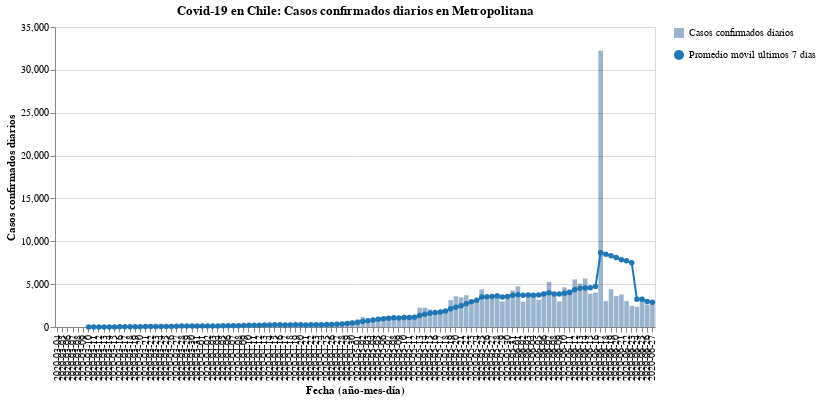

Notebook source saved alongside this figure:
### Code cell
#hide_input
bars, line = my_cases_plot(region)
(bars + line).properties(
    title=f'Covid-19 en Chile: Casos confirmados diarios en {region}',
    width=600
)

### Figure 1 — Vega-Lite specification as saved in the notebook (floating-point values rounded to 4 significant figures)
{"config": {"view": {"continuousWidth": 400, "continuousHeight": 300}}, "layer": [{"mark": {"type": "bar", "opacity": 0.7}, "encoding": {"opacity": {"type": "nominal", "field": "Casos confirmados diarios", "legend": {"title": ""}}, "tooltip": [{"type": "nominal", "field": "Fecha"}, {"type": "quantitative", "field": "Casos confirmados"}], "x": {"type": "nominal", "axis": {"title": "Fecha (año-mes-día)"}, "field": "Fecha"}, "y": {"type": "quantitative", "axis": {"title": "Casos confirmados diarios"}, "field": "Casos confirmados"}}}, {"mark": {"type": "line", "color": "#1f77b4", "point": {"filled": true, "fill": "#1f77b4"}}, "encoding": {"shape": {"type": "nominal", "field": "Promedio móvil últimos 7 días", "legend": {"title": ""}}, "x": {"type": "nominal", "axis": {"title": "Fecha (año-mes-día)"}, "field": "Fecha"}, "y": {"type": "quantitative", "field": "Rolling"}}}], "data": {"name": "data-95640bb215e5f100adac44a4ade08090"}, "title": "Covid-19 en Chile: Casos confirmados diarios en Metropolitana", "width": 600, "$schema": "https://vega.github.io/schema/vega-lite/v4.8.1.json", "datasets": {"data-95640bb215e5f100adac44a4ade08090": [{"Fecha": "2020-03-04", "Casos confirmados": 1, "Rolling": null, "Casos confirmados diarios": "Casos confirmados diarios", "Promedio móvil últimos 7 días": "Promedio móvil últimos 7 días"}, {"Fecha": "2020-03-05", "Casos confirmados": 1, "Rolling": null, "Casos confirmados diarios": "Casos confirmados diarios", "Promedio móvil últimos 7 días": "Promedio móvil últimos 7 días"}, {"Fecha": "2020-03-06", "Casos confirmados": 1, "Rolling": null, "Casos confirmados diarios": "Casos confirmados diarios", "Promedio móvil últimos 7 días": "Promedio móvil últimos 7 días"}, {"Fecha": "2020-03-07", "Casos confirmados": 1, "Rolling": null, "Casos confirmados diarios": "Casos confirmados diarios", "Promedio móvil últimos 7 días": "Promedio móvil últimos 7 días"}, {"Fecha": "2020-03-08", "Casos confirmados": 2, "Rolling": null, "Casos confirmados diarios": "Casos confirmados diarios", "Promedio móvil últimos 7 días": "Promedio móvil últimos 7 días"}, {"Fecha": "2020-03-09", "Casos confirmados": 3, "Rolling": null, "Casos confirmados diarios": "Casos confirmados diarios", "Promedio móvil últimos 7 días": "Promedio móvil últimos 7 días"}, {"Fecha": "2020-03-10", "Casos confirmados": 1, "Rolling": 1.429, "Casos confirmados diarios": "Casos confirmados diarios", "Promedio móvil últimos 7 días": "Promedio móvil últimos 7 días"}, {"Fecha": "2020-03-11", "Casos confirmados": 4, "Rolling": 1.857, "Casos confirmados diarios": "Casos confirmados diarios", "Promedio móvil últimos 7 días": "Promedio móvil últimos 7 días"}, {"Fecha": "2020-03-12", "Casos confirmados": 9, "Rolling": 3.0, "Casos confirmados diarios": "Casos confirmados diarios", "Promedio móvil últimos 7 días": "Promedio móvil últimos 7 días"}, {"Fecha": "2020-03-13", "Casos confirmados": 6, "Rolling": 3.714, "Casos confirmados diarios": "Casos confirmados diarios", "Promedio móvil últimos 7 días": "Promedio móvil últimos 7 días"}, {"Fecha": "2020-03-14", "Casos confirmados": 11, "Rolling": 5.143, "Casos confirmados diarios": "Casos confirmados diarios", "Promedio móvil últimos 7 días": "Promedio móvil últimos 7 días"}, {"Fecha": "2020-03-15", "Casos confirmados": 14, "Rolling": 6.857, "Casos confirmados diarios": "Casos confirmados diarios", "Promedio móvil últimos 7 días": "Promedio móvil últimos 7 días"}, {"Fecha": "2020-03-16", "Casos confirmados": 69, "Rolling": 16.29, "Casos confirmados diarios": "Casos confirmados diarios", "Promedio móvil últimos 7 días": "Promedio móvil últimos 7 días"}, {"Fecha": "2020-03-17", "Casos confirmados": 29, "Rolling": 20.29, "Casos confirmados diarios": "Casos confirmados diarios", "Promedio móvil últimos 7 días": "Promedio móvil últimos 7 días"}, {"Fecha": "2020-03-18", "Casos confirmados": 22, "Rolling": 22.86, "Casos confirmados diarios": "Casos confirmados diarios", "Promedio móvil últimos 7 días": "Promedio móvil últimos 7 días"}, {"Fecha": "2020-03-19", "Casos confirmados": 73, "Rolling": 32.0, "Casos confirmados diarios": "Casos confirmados diarios", "Promedio móvil últimos 7 días": "Promedio móvil últimos 7 días"}, {"Fecha": "2020-03-20", "Casos confirmados": 57, "Rolling": 39.29, "Casos confirmados diarios": "Casos confirmados diarios", "Promedio móvil últimos 7 días": "Promedio móvil últimos 7 días"}, {"Fecha": "2020-03-21", "Casos confirmados": 55, "Rolling": 45.57, "Casos confirmados diarios": "Casos confirmados diarios", "Promedio móvil últimos 7 días": "Promedio móvil últimos 7 días"}, {"Fecha": "2020-03-22", "Casos confirmados": 50, "Rolling": 50.71, "Casos confirmados diarios": "Casos confirmados diarios", "Promedio móvil últimos 7 días": "Promedio móvil últimos 7 días"}, {"Fecha": "2020-03-23", "Casos confirmados": 50, "Rolling": 48.0, "Casos confirmados diarios": "Casos confirmados diarios", "Promedio móvil últimos 7 días": "Promedio móvil últimos 7 días"}, {"Fecha": "2020-03-24", "Casos confirmados": 81, "Rolling": 55.43, "Casos confirmados diarios": "Casos confirmados diarios", "Promedio móvil últimos 7 días": "Promedio móvil últimos 7 días"}, {"Fecha": "2020-03-25", "Casos confirmados": 142, "Rolling": 72.57, "Casos confirmados diarios": "Casos confirmados diarios", "Promedio móvil últimos 7 días": "Promedio móvil últimos 7 días"}, {"Fecha": "2020-03-26", "Casos confirmados": 64, "Rolling": 71.29, "Casos confirmados diarios": "Casos confirmados diarios", "Promedio móvil últimos 7 días": "Promedio móvil últimos 7 días"}, {"Fecha": "2020-03-27", "Casos confirmados": 192, "Rolling": 90.57, "Casos confirmados diarios": "Casos confirmados diarios", "Promedio móvil últimos 7 días": "Promedio móvil últimos 7 días"}, {"Fecha": "2020-03-28", "Casos confirmados": 146, "Rolling": 103.6, "Casos confirmados diarios": "Casos confirmados diarios", "Promedio móvil últimos 7 días": "Promedio móvil últimos 7 días"}, {"Fecha": "2020-03-29", "Casos confirmados": 83, "Rolling": 108.3, "Casos confirmados diarios": "Casos confirmados diarios", "Promedio móvil últimos 7 días": "Promedio móvil últimos 7 días"}, {"Fecha": "2020-03-30", "Casos confirmados": 128, "Rolling": 119.4, "Casos confirmados diarios": "Casos confirmados diarios", "Promedio móvil últimos 7 días": "Promedio móvil últimos 7 días"}, {"Fecha": "2020-03-31", "Casos confirmados": 125, "Rolling": 125.7, "Casos confirmados diarios": "Casos confirmados diarios", "Promedio móvil últimos 7 días": "Promedio móvil últimos 7 días"}, {"Fecha": "2020-04-01", "Casos confirmados": 101, "Rolling": 119.9, "Casos confirmados diarios": "Casos confirmados diarios", "Promedio móvil últimos 7 días": "Promedio móvil últimos 7 días"}, {"Fecha": "2020-04-02", "Casos confirmados": 115, "Rolling": 127.1, "Casos confirmados diarios": "Casos confirmados diarios", "Promedio móvil últimos 7 días": "Promedio móvil últimos 7 días"}, {"Fecha": "2020-04-03", "Casos confirmados": 106, "Rolling": 114.9, "Casos confirmados diarios": "Casos confirmados diarios", "Promedio móvil últimos 7 días": "Promedio móvil últimos 7 días"}, {"Fecha": "2020-04-04", "Casos confirmados": 215, "Rolling": 124.7, "Casos confirmados diarios": "Casos confirmados diarios", "Promedio móvil últimos 7 días": "Promedio móvil últimos 7 días"}, {"Fecha": "2020-04-05", "Casos confirmados": 145, "Rolling": 133.6, "Casos confirmados diarios": "Casos confirmados diarios", "Promedio móvil últimos 7 días": "Promedio móvil últimos 7 días"}, {"Fecha": "2020-04-06", "Casos confirmados": 142, "Rolling": 135.6, "Casos confirmados diarios": "Casos confirmados diarios", "Promedio móvil últimos 7 días": "Promedio móvil últimos 7 días"}, {"Fecha": "2020-04-07", "Casos confirmados": 106, "Rolling": 132.9, "Casos confirmados diarios": "Casos confirmados diarios", "Promedio móvil últimos 7 días": "Promedio móvil últimos 7 días"}, {"Fecha": "2020-04-08", "Casos confirmados": 198, "Rolling": 146.7, "Casos confirmados diarios": "Casos confirmados diarios", "Promedio móvil últimos 7 días": "Promedio móvil últimos 7 días"}, {"Fecha": "2020-04-09", "Casos confirmados": 284, "Rolling": 170.9, "Casos confirmados diarios": "Casos confirmados diarios", "Promedio móvil últimos 7 días": "Promedio móvil últimos 7 días"}, {"Fecha": "2020-04-10", "Casos confirmados": 361, "Rolling": 207.3, "Casos confirmados diarios": "Casos confirmados diarios", "Promedio móvil últimos 7 días": "Promedio móvil últimos 7 días"}, {"Fecha": "2020-04-11", "Casos confirmados": 255, "Rolling": 213.0, "Casos confirmados diarios": "Casos confirmados diarios", "Promedio móvil últimos 7 días": "Promedio móvil últimos 7 días"}, {"Fecha": "2020-04-12", "Casos confirmados": 151, "Rolling": 213.9, "Casos confirmados diarios": "Casos confirmados diarios", "Promedio móvil últimos 7 días": "Promedio móvil últimos 7 días"}, {"Fecha": "2020-04-13", "Casos confirmados": 204, "Rolling": 222.7, "Casos confirmados diarios": "Casos confirmados diarios", "Promedio móvil últimos 7 días": "Promedio móvil últimos 7 días"}, {"Fecha": "2020-04-14", "Casos confirmados": 283, "Rolling": 248.0, "Casos confirmados diarios": "Casos confirmados diarios", "Promedio móvil últimos 7 días": "Promedio móvil últimos 7 días"}, {"Fecha": "2020-04-15", "Casos confirmados": 248, "Rolling": 255.1, "Casos confirmados diarios": "Casos confirmados diarios", "Promedio móvil últimos 7 días": "Promedio móvil últimos 7 días"}, {"Fecha": "2020-04-16", "Casos confirmados": 348, "Rolling": 264.3, "Casos confirmados diarios": "Casos confirmados diarios", "Promedio móvil últimos 7 días": "Promedio móvil últimos 7 días"}, {"Fecha": "2020-04-17", "Casos confirmados": 233, "Rolling": 246.0, "Casos confirmados diarios": "Casos confirmados diarios", "Promedio móvil últimos 7 días": "Promedio móvil últimos 7 días"}, {"Fecha": "2020-04-18", "Casos confirmados": 277, "Rolling": 249.1, "Casos confirmados diarios": "Casos confirmados diarios", "Promedio móvil últimos 7 días": "Promedio móvil últimos 7 días"}, {"Fecha": "2020-04-19", "Casos confirmados": 189, "Rolling": 254.6, "Casos confirmados diarios": "Casos confirmados diarios", "Promedio móvil últimos 7 días": "Promedio móvil últimos 7 días"}, {"Fecha": "2020-04-20", "Casos confirmados": 262, "Rolling": 262.9, "Casos confirmados diarios": "Casos confirmados diarios", "Promedio móvil últimos 7 días": "Promedio móvil últimos 7 días"}, {"Fecha": "2020-04-21", "Casos confirmados": 145, "Rolling": 243.1, "Casos confirmados diarios": "Casos confirmados diarios", "Promedio móvil últimos 7 días": "Promedio móvil últimos 7 días"}, {"Fecha": "2020-04-22", "Casos confirmados": 295, "Rolling": 249.9, "Casos confirmados diarios": "Casos confirmados diarios", "Promedio móvil últimos 7 días": "Promedio móvil últimos 7 días"}, {"Fecha": "2020-04-23", "Casos confirmados": 351, "Rolling": 250.3, "Casos confirmados diarios": "Casos confirmados diarios", "Promedio móvil últimos 7 días": "Promedio móvil últimos 7 días"}, {"Fecha": "2020-04-24", "Casos confirmados": 327, "Rolling": 263.7, "Casos confirmados diarios": "Casos confirmados diarios", "Promedio móvil últimos 7 días": "Promedio móvil últimos 7 días"}, {"Fecha": "2020-04-25", "Casos confirmados": 404, "Rolling": 281.9, "Casos confirmados diarios": "Casos confirmados diarios", "Promedio móvil últimos 7 días": "Promedio móvil últimos 7 días"}, {"Fecha": "2020-04-26", "Casos confirmados": 331, "Rolling": 302.1, "Casos confirmados diarios": "Casos confirmados diarios", "Promedio móvil últimos 7 días": "Promedio móvil últimos 7 días"}, {"Fecha": "2020-04-27", "Casos confirmados": 362, "Rolling": 316.4, "Casos confirmados diarios": "Casos confirmados diarios", "Promedio móvil últimos 7 días": "Promedio móvil últimos 7 días"}, {"Fecha": "2020-04-28", "Casos confirmados": 442, "Rolling": 358.9, "Casos confirmados diarios": "Casos confirmados diarios", "Promedio móvil últimos 7 días": "Promedio móvil últimos 7 días"}, {"Fecha": "2020-04-29", "Casos confirmados": 589, "Rolling": 400.9, "Casos confirmados diarios": "Casos confirmados diarios", "Promedio móvil últimos 7 días": "Promedio móvil últimos 7 días"}, {"Fecha": "2020-04-30", "Casos confirmados": 736, "Rolling": 455.9, "Casos confirmados diarios": "Casos confirmados diarios", "Promedio móvil últimos 7 días": "Promedio móvil últimos 7 días"}, {"Fecha": "2020-05-01", "Casos confirmados": 891, "Rolling": 536.4, "Casos confirmados diarios": "Casos confirmados diarios", "Promedio móvil últimos 7 días": "Promedio móvil últimos 7 días"}, {"Fecha": "2020-05-02", "Casos confirmados": 1145, "Rolling": 642.3, "Casos confirmados diarios": "Casos confirmados diarios", "Promedio móvil últimos 7 días": "Promedio móvil últimos 7 días"}, {"Fecha": "2020-05-03", "Casos confirmados": 995, "Rolling": 737.1, "Casos confirmados diarios": "Casos confirmados diarios", "Promedio móvil últimos 7 días": "Promedio móvil últimos 7 días"}, {"Fecha": "2020-05-04", "Casos confirmados": 872, "Rolling": 810.0, "Casos confirmados diarios": "Casos confirmados diarios", "Promedio móvil últimos 7 días": "Promedio móvil últimos 7 días"}, {"Fecha": "2020-05-05", "Casos confirmados": 1179, "Rolling": 915.3, "Casos confirmados diarios": "Casos confirmados diarios", "Promedio móvil últimos 7 días": "Promedio móvil últimos 7 días"}, {"Fecha": "2020-05-06", "Casos confirmados": 875, "Rolling": 956.1, "Casos confirmados diarios": "Casos confirmados diarios", "Promedio móvil últimos 7 días": "Promedio móvil últimos 7 días"}, {"Fecha": "2020-05-07", "Casos confirmados": 1246, "Rolling": 1029.0, "Casos confirmados diarios": "Casos confirmados diarios", "Promedio móvil últimos 7 días": "Promedio móvil últimos 7 días"}, {"Fecha": "2020-05-08", "Casos confirmados": 1151, "Rolling": 1066.0, "Casos confirmados diarios": "Casos confirmados diarios", "Promedio móvil últimos 7 días": "Promedio móvil últimos 7 días"}, {"Fecha": "2020-05-09", "Casos confirmados": 978, "Rolling": 1042.0, "Casos confirmados diarios": "Casos confirmados diarios", "Promedio móvil últimos 7 días": "Promedio móvil últimos 7 días"}, {"Fecha": "2020-05-10", "Casos confirmados": 1396, "Rolling": 1100.0, "Casos confirmados diarios": "Casos confirmados diarios", "Promedio móvil últimos 7 días": "Promedio móvil últimos 7 días"}, {"Fecha": "2020-05-11", "Casos confirmados": 964, "Rolling": 1113.0, "Casos confirmados diarios": "Casos confirmados diarios", "Promedio móvil últimos 7 días": "Promedio móvil últimos 7 días"}, {"Fecha": "2020-05-12", "Casos confirmados": 1392, "Rolling": 1143.0, "Casos confirmados diarios": "Casos confirmados diarios", "Promedio móvil últimos 7 días": "Promedio móvil últimos 7 días"}, {"Fecha": "2020-05-13", "Casos confirmados": 2256, "Rolling": 1340.0, "Casos confirmados diarios": "Casos confirmados diarios", "Promedio móvil últimos 7 días": "Promedio móvil últimos 7 días"}, {"Fecha": "2020-05-14", "Casos confirmados": 2251, "Rolling": 1484.0, "Casos confirmados diarios": "Casos confirmados diarios", "Promedio móvil últimos 7 días": "Promedio móvil últimos 7 días"}, {"Fecha": "2020-05-15", "Casos confirmados": 2060, "Rolling": 1614.0, "Casos confirmados diarios": "Casos confirmados diarios", "Promedio móvil últimos 7 días": "Promedio móvil últimos 7 días"}, {"Fecha": "2020-05-16", "Casos confirmados": 1518, "Rolling": 1691.0, "Casos confirmados diarios": "Casos confirmados diarios", "Promedio móvil últimos 7 días": "Promedio móvil últimos 7 días"}, {"Fecha": "2020-05-17", "Casos confirmados": 1890, "Rolling": 1762.0, "Casos confirmados diarios": "Casos confirmados diarios", "Promedio móvil últimos 7 días": "Promedio móvil últimos 7 días"}, {"Fecha": "2020-05-18", "Casos confirmados": 1767, "Rolling": 1876.0, "Casos confirmados diarios": "Casos confirmados diarios", "Promedio móvil últimos 7 días": "Promedio móvil últimos 7 días"}, {"Fecha": "2020-05-19", "Casos confirmados": 3140, "Rolling": 2126.0, "Casos confirmados diarios": "Casos confirmados diarios", "Promedio móvil últimos 7 días": "Promedio móvil últimos 7 días"}, {"Fecha": "2020-05-20", "Casos confirmados": 3588, "Rolling": 2316.0, "Casos confirmados diarios": "Casos confirmados diarios", "Promedio móvil últimos 7 días": "Promedio móvil últimos 7 días"}, {"Fecha": "2020-05-21", "Casos confirmados": 3462, "Rolling": 2489.0, "Casos confirmados diarios": "Casos confirmados diarios", "Promedio móvil últimos 7 días": "Promedio móvil últimos 7 días"}, {"Fecha": "2020-05-22", "Casos confirmados": 3709, "Rolling": 2725.0, "Casos confirmados diarios": "Casos confirmados diarios", "Promedio móvil últimos 7 días": "Promedio móvil últimos 7 días"}, {"Fecha": "2020-05-23", "Casos confirmados": 3049, "Rolling": 2944.0, "Casos confirmados diarios": "Casos confirmados diarios", "Promedio móvil últimos 7 días": "Promedio móvil últimos 7 días"}, {"Fecha": "2020-05-24", "Casos confirmados": 3145, "Rolling": 3123.0, "Casos confirmados diarios": "Casos confirmados diarios", "Promedio móvil últimos 7 días": "Promedio móvil últimos 7 días"}, {"Fecha": "2020-05-25", "Casos confirmados": 4386, "Rolling": 3497.0, "Casos confirmados diarios": "Casos confirmados diarios", "Promedio móvil últimos 7 días": "Promedio móvil últimos 7 días"}, {"Fecha": "2020-05-26", "Casos confirmados": 3355, "Rolling": 3528.0, "Casos confirmados diarios": "Casos confirmados diarios", "Promedio móvil últimos 7 días": "Promedio móvil últimos 7 días"}, {"Fecha": "2020-05-27", "Casos confirmados": 3726, "Rolling": 3547.0, "Casos confirmados diarios": "Casos confirmados diarios", "Promedio móvil últimos 7 días": "Promedio móvil últimos 7 días"}, {"Fecha": "2020-05-28", "Casos confirmados": 3904, "Rolling": 3611.0, "Casos confirmados diarios": "Casos confirmados diarios", "Promedio móvil últimos 7 días": "Promedio móvil últimos 7 días"}, {"Fecha": "2020-05-29", "Casos confirmados": 2995, "Rolling": 3509.0, "Casos confirmados diarios": "Casos confirmados diarios", "Promedio móvil últimos 7 días": "Promedio móvil últimos 7 días"}, {"Fecha": "2020-05-30", "Casos confirmados": 3341, "Rolling": 3550.0, "Casos confirmados diarios": "Casos confirmados diarios", "Promedio móvil últimos 7 días": "Promedio móvil últimos 7 días"}, {"Fecha": "2020-05-31", "Casos confirmados": 4253, "Rolling": 3709.0, "Casos confirmados diarios": "Casos confirmados diarios", "Promedio móvil últimos 7 días": "Promedio móvil últimos 7 días"}, {"Fecha": "2020-06-01", "Casos confirmados": 4735, "Rolling": 3758.0, "Casos confirmados diarios": "Casos confirmados diarios", "Promedio móvil últimos 7 días": "Promedio móvil últimos 7 días"}, {"Fecha": "2020-06-02", "Casos confirmados": 2955, "Rolling": 3701.0, "Casos confirmados diarios": "Casos confirmados diarios", "Promedio móvil últimos 7 días": "Promedio móvil últimos 7 días"}, {"Fecha": "2020-06-03", "Casos confirmados": 3997, "Rolling": 3740.0, "Casos confirmados diarios": "Casos confirmados diarios", "Promedio móvil últimos 7 días": "Promedio móvil últimos 7 días"}, {"Fecha": "2020-06-04", "Casos confirmados": 3699, "Rolling": 3711.0, "Casos confirmados diarios": "Casos confirmados diarios", "Promedio móvil últimos 7 días": "Promedio móvil últimos 7 días"}, {"Fecha": "2020-06-05", "Casos confirmados": 3176, "Rolling": 3737.0, "Casos confirmados diarios": "Casos confirmados diarios", "Promedio móvil últimos 7 días": "Promedio móvil últimos 7 días"}, {"Fecha": "2020-06-06", "Casos confirmados": 4128, "Rolling": 3849.0, "Casos confirmados diarios": "Casos confirmados diarios", "Promedio móvil últimos 7 días": "Promedio móvil últimos 7 días"}, {"Fecha": "2020-06-07", "Casos confirmados": 5268, "Rolling": 3994.0, "Casos confirmados diarios": "Casos confirmados diarios", "Promedio móvil últimos 7 días": "Promedio móvil últimos 7 días"}, {"Fecha": "2020-06-08", "Casos confirmados": 3674, "Rolling": 3842.0, "Casos confirmados diarios": "Casos confirmados diarios", "Promedio móvil últimos 7 días": "Promedio móvil últimos 7 días"}, {"Fecha": "2020-06-09", "Casos confirmados": 2990, "Rolling": 3847.0, "Casos confirmados diarios": "Casos confirmados diarios", "Promedio móvil últimos 7 días": "Promedio móvil últimos 7 días"}, {"Fecha": "2020-06-10", "Casos confirmados": 4620, "Rolling": 3936.0, "Casos confirmados diarios": "Casos confirmados diarios", "Promedio móvil últimos 7 días": "Promedio móvil últimos 7 días"}, {"Fecha": "2020-06-11", "Casos confirmados": 4389, "Rolling": 4035.0, "Casos confirmados diarios": "Casos confirmados diarios", "Promedio móvil últimos 7 días": "Promedio móvil últimos 7 días"}, {"Fecha": "2020-06-12", "Casos confirmados": 5559, "Rolling": 4375.0, "Casos confirmados diarios": "Casos confirmados diarios", "Promedio móvil últimos 7 días": "Promedio móvil últimos 7 días"}, {"Fecha": "2020-06-13", "Casos confirmados": 5057, "Rolling": 4508.0, "Casos confirmados diarios": "Casos confirmados diarios", "Promedio móvil últimos 7 días": "Promedio móvil últimos 7 días"}, {"Fecha": "2020-06-14", "Casos confirmados": 5647, "Rolling": 4562.0, "Casos confirmados diarios": "Casos confirmados diarios", "Promedio móvil últimos 7 días": "Promedio móvil últimos 7 días"}, {"Fecha": "2020-06-15", "Casos confirmados": 3882, "Rolling": 4592.0, "Casos confirmados diarios": "Casos confirmados diarios", "Promedio móvil últimos 7 días": "Promedio móvil últimos 7 días"}, {"Fecha": "2020-06-16", "Casos confirmados": 4022, "Rolling": 4739.0, "Casos confirmados diarios": "Casos confirmados diarios", "Promedio móvil últimos 7 días": "Promedio móvil últimos 7 días"}, {"Fecha": "2020-06-17", "Casos confirmados": 32230, "Rolling": 8684.0, "Casos confirmados diarios": "Casos confirmados diarios", "Promedio móvil últimos 7 días": "Promedio móvil últimos 7 días"}, {"Fecha": "2020-06-18", "Casos confirmados": 3021, "Rolling": 8488.0, "Casos confirmados diarios": "Casos confirmados diarios", "Promedio móvil últimos 7 días": "Promedio móvil últimos 7 días"}, {"Fecha": "2020-06-19", "Casos confirmados": 4421, "Rolling": 8326.0, "Casos confirmados diarios": "Casos confirmados diarios", "Promedio móvil últimos 7 días": "Promedio móvil últimos 7 días"}, {"Fecha": "2020-06-20", "Casos confirmados": 3603, "Rolling": 8118.0, "Casos confirmados diarios": "Casos confirmados diarios", "Promedio móvil últimos 7 días": "Promedio móvil últimos 7 días"}, {"Fecha": "2020-06-21", "Casos confirmados": 3789, "Rolling": 7853.0, "Casos confirmados diarios": "Casos confirmados diarios", "Promedio móvil últimos 7 días": "Promedio móvil últimos 7 días"}, {"Fecha": "2020-06-22", "Casos confirmados": 3026, "Rolling": 7730.0, "Casos confirmados diarios": "Casos confirmados diarios", "Promedio móvil últimos 7 días": "Promedio móvil últimos 7 días"}, {"Fecha": "2020-06-23", "Casos confirmados": 2469, "Rolling": 7508.0, "Casos confirmados diarios": "Casos confirmados diarios", "Promedio móvil últimos 7 días": "Promedio móvil últimos 7 días"}, {"Fecha": "2020-06-24", "Casos confirmados": 2350, "Rolling": 3240.0, "Casos confirmados diarios": "Casos confirmados diarios", "Promedio móvil últimos 7 días": "Promedio móvil últimos 7 días"}, {"Fecha": "2020-06-25", "Casos confirmados": 3035, "Rolling": 3242.0, "Casos confirmados diarios": "Casos confirmados diarios", "Promedio móvil últimos 7 días": "Promedio móvil últimos 7 días"}, {"Fecha": "2020-06-26", "Casos confirmados": 2616, "Rolling": 2984.0, "Casos confirmados diarios": "Casos confirmados diarios", "Promedio móvil últimos 7 días": "Promedio móvil últimos 7 días"}, {"Fecha": "2020-06-27", "Casos confirmados": 2957, "Rolling": 2892.0, "Casos confirmados diarios": "Casos confirmados diarios", "Promedio móvil últimos 7 días": "Promedio móvil últimos 7 días"}]}}
